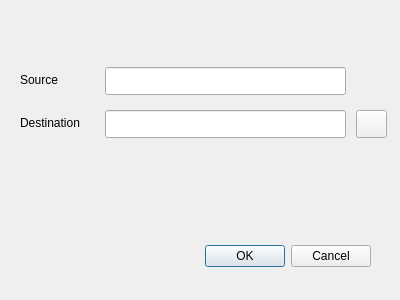
<?xml version="1.0" encoding="UTF-8"?>
<ui version="4.0">
 <class>formObtainFolder</class>
 <widget class="QDialog" name="formObtainFolder">
  <property name="geometry">
   <rect>
    <x>0</x>
    <y>0</y>
    <width>400</width>
    <height>300</height>
   </rect>
  </property>
  <property name="windowTitle">
   <string>Obtain Folder</string>
  </property>
  <widget class="QDialogButtonBox" name="buttonBox">
   <property name="geometry">
    <rect>
     <x>30</x>
     <y>240</y>
     <width>341</width>
     <height>32</height>
    </rect>
   </property>
   <property name="orientation">
    <enum>Qt::Horizontal</enum>
   </property>
   <property name="standardButtons">
    <set>QDialogButtonBox::Cancel|QDialogButtonBox::Ok</set>
   </property>
  </widget>
  <widget class="QLabel" name="label">
   <property name="geometry">
    <rect>
     <x>20</x>
     <y>70</y>
     <width>63</width>
     <height>20</height>
    </rect>
   </property>
   <property name="text">
    <string>Source</string>
   </property>
  </widget>
  <widget class="QLineEdit" name="txtSource">
   <property name="geometry">
    <rect>
     <x>105</x>
     <y>67</y>
     <width>241</width>
     <height>28</height>
    </rect>
   </property>
  </widget>
  <widget class="QLineEdit" name="txtDestination">
   <property name="geometry">
    <rect>
     <x>105</x>
     <y>110</y>
     <width>241</width>
     <height>28</height>
    </rect>
   </property>
  </widget>
  <widget class="QLabel" name="label_2">
   <property name="geometry">
    <rect>
     <x>20</x>
     <y>113</y>
     <width>81</width>
     <height>20</height>
    </rect>
   </property>
   <property name="text">
    <string>Destination</string>
   </property>
  </widget>
  <widget class="QPushButton" name="pbFolderDestination">
   <property name="geometry">
    <rect>
     <x>356</x>
     <y>110</y>
     <width>31</width>
     <height>28</height>
    </rect>
   </property>
   <property name="toolTip">
    <string>&lt;html&gt;&lt;head/&gt;&lt;body&gt;&lt;p&gt;Origin&lt;/p&gt;&lt;/body&gt;&lt;/html&gt;</string>
   </property>
   <property name="text">
    <string/>
   </property>
   <property name="icon">
    <iconset resource="lstImgs.qrc">
     <normaloff>:/new/icons/imagenInte/folder-icon.png</normaloff>:/new/icons/imagenInte/folder-icon.png</iconset>
   </property>
  </widget>
 </widget>
 <resources>
  <include location="lstImgs.qrc"/>
 </resources>
 <connections>
  <connection>
   <sender>buttonBox</sender>
   <signal>accepted()</signal>
   <receiver>formObtainFolder</receiver>
   <slot>accept()</slot>
   <hints>
    <hint type="sourcelabel">
     <x>248</x>
     <y>254</y>
    </hint>
    <hint type="destinationlabel">
     <x>157</x>
     <y>274</y>
    </hint>
   </hints>
  </connection>
  <connection>
   <sender>buttonBox</sender>
   <signal>rejected()</signal>
   <receiver>formObtainFolder</receiver>
   <slot>reject()</slot>
   <hints>
    <hint type="sourcelabel">
     <x>316</x>
     <y>260</y>
    </hint>
    <hint type="destinationlabel">
     <x>286</x>
     <y>274</y>
    </hint>
   </hints>
  </connection>
 </connections>
</ui>
